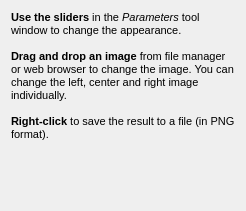
<ui version="4.0" >
 <class>HelpForm</class>
 <widget class="QWidget" name="HelpForm" >
  <property name="geometry" >
   <rect>
    <x>0</x>
    <y>0</y>
    <width>246</width>
    <height>211</height>
   </rect>
  </property>
  <property name="windowTitle" >
   <string>Instructions</string>
  </property>
  <property name="windowIcon" >
   <iconset resource="resources/screenie.qrc" >
    <normaloff>:/screenie.png</normaloff>:/screenie.png</iconset>
  </property>
  <layout class="QVBoxLayout" name="verticalLayout" >
   <item>
    <widget class="QLabel" name="label" >
     <property name="text" >
      <string>&lt;!DOCTYPE HTML PUBLIC "-//W3C//DTD HTML 4.0//EN" "http://www.w3.org/TR/REC-html40/strict.dtd">
&lt;html>&lt;head>&lt;meta name="qrichtext" content="1" />&lt;style type="text/css">
p, li { white-space: pre-wrap; }
&lt;/style>&lt;/head>&lt;body style=" font-family:'MS Shell Dlg 2'; font-size:8.25pt; font-weight:400; font-style:normal;">
&lt;p style=" margin-top:0px; margin-bottom:0px; margin-left:0px; margin-right:0px; -qt-block-indent:0; text-indent:0px; font-size:8pt;">&lt;span style=" font-weight:600;">Use the sliders&lt;/span> in the &lt;span style=" font-style:italic;">Parameters&lt;/span> tool window to change the appearance.&lt;/p>
&lt;p style="-qt-paragraph-type:empty; margin-top:0px; margin-bottom:0px; margin-left:0px; margin-right:0px; -qt-block-indent:0; text-indent:0px; font-size:8pt;">&lt;/p>
&lt;p style=" margin-top:0px; margin-bottom:0px; margin-left:0px; margin-right:0px; -qt-block-indent:0; text-indent:0px; font-size:8pt;">&lt;span style=" font-weight:600;">Drag and drop an image&lt;/span> from file manager or web browser to change the image. You can change the left, center and right image individually.&lt;/p>
&lt;p style="-qt-paragraph-type:empty; margin-top:0px; margin-bottom:0px; margin-left:0px; margin-right:0px; -qt-block-indent:0; text-indent:0px; font-size:8pt;">&lt;/p>
&lt;p style=" margin-top:0px; margin-bottom:0px; margin-left:0px; margin-right:0px; -qt-block-indent:0; text-indent:0px; font-size:8pt;">&lt;span style=" font-weight:600;">Right-click&lt;/span> to save the result to a file (in PNG format).&lt;/p>&lt;/body>&lt;/html></string>
     </property>
     <property name="textFormat" >
      <enum>Qt::RichText</enum>
     </property>
     <property name="alignment" >
      <set>Qt::AlignLeading|Qt::AlignLeft|Qt::AlignTop</set>
     </property>
     <property name="wordWrap" >
      <bool>true</bool>
     </property>
    </widget>
   </item>
  </layout>
 </widget>
 <resources>
  <include location="resources/screenie.qrc" />
 </resources>
 <connections/>
</ui>
